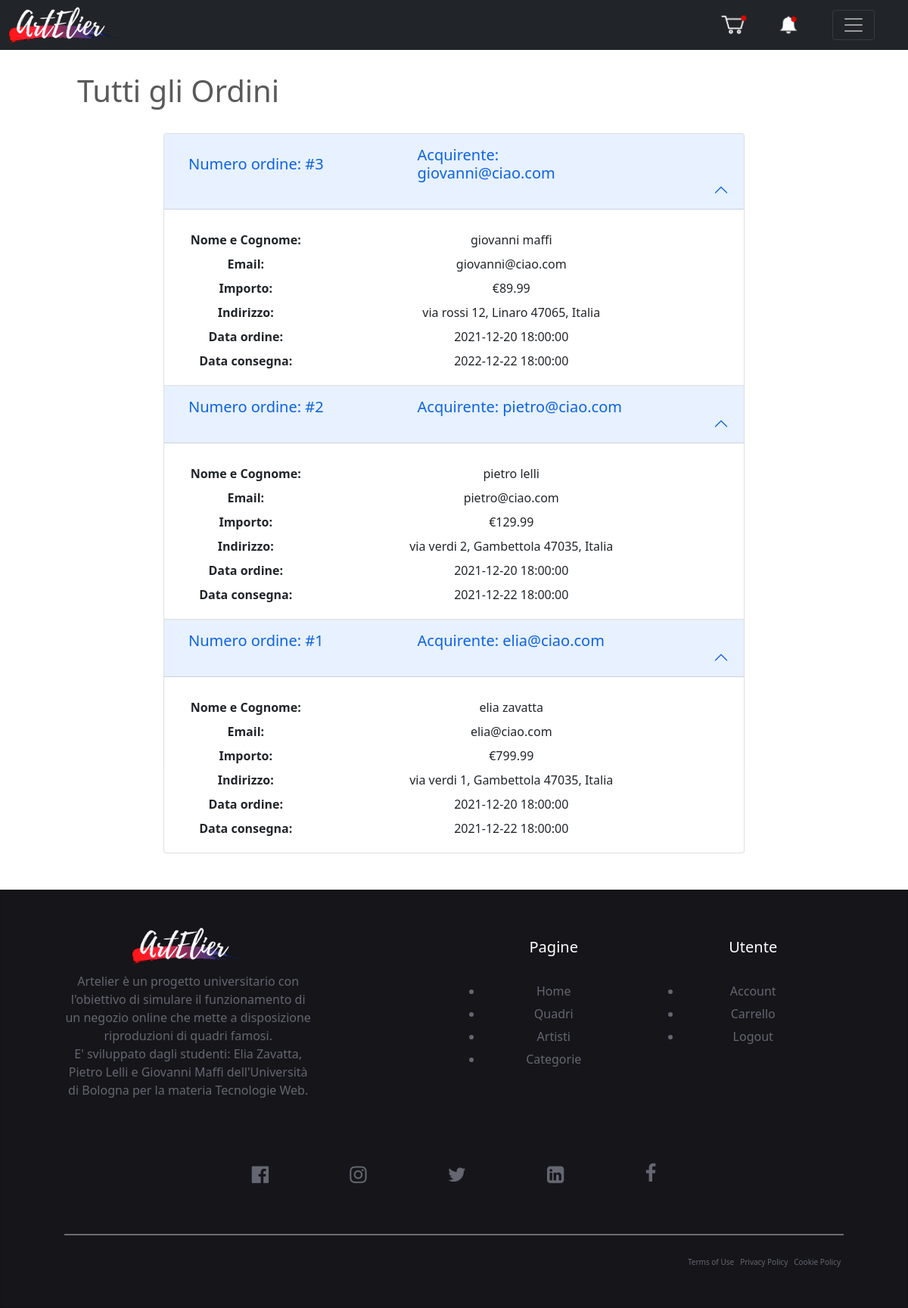
The app's page /Progetto/Php/archivio-admin-ordini.php (signed in) with its own data.
### tables this page shows
CREATE TABLE Ordine(
    codOrdine int PRIMARY KEY AUTO_INCREMENT,
	email varchar(50),
    dataOrdine datetime,
    dataConsegna datetime,
	arrivato boolean,
    importo float(7,2),
    FOREIGN KEY(email) REFERENCES Utente(email)
);

CREATE TABLE Utente(
    email varchar(50) PRIMARY KEY,
    passwordd varchar(250),
    nome varchar(50),
    cognome varchar(50),
    venditore boolean,
    indirizzo varchar(150),
	citta VARCHAR(50),
    paese varchar(50),
    cap int
);

### Progetto/Php/archivio-admin-ordini.php (called while the page is built)
<?php
require_once 'bootstrap.php';
$templateParams["utente"] = $dbh->getUtente($_SESSION['email']);
$templateParams["ordine"] = $dbh->getAllOrders();
if(isset($_SESSION['email'])){
    $templateParams["notifiche"] = $dbh->countNotifiche($_SESSION['email']);
    $templateParams["elemCarrello"]= $dbh->getNumberOfPortrait($_SESSION['email']);
}
require 'template/admin-ordini.php';
?>

### Progetto/Php/utils/function.php (called while the page is built, shortened)
<?php
function isUserLoggedIn(){
    return !empty($_SESSION['email']);
}
?>

### Progetto/Php/database.php (called while the page is built, shortened)
<?php
class DatabaseHelper{
    private $db;
    public function __construct($servername, $username, $password, $dbname, $port){
        $this->db = new mysqli($servername, $username, $password, $dbname, $port);
    }
    public function getNumberOfPortrait($email){
        $query = "SELECT COUNT(codCarrello) as numquadri FROM carrello WHERE email = ?";
        $stmt = $this->db->prepare($query);
        $stmt->bind_param('s',$email);
        $stmt->execute();
        $result = $stmt->get_result();
        return $result->fetch_all(MYSQLI_ASSOC);
    }
    public function getUtente($email){
        $query = "SELECT * FROM utente WHERE email = ?";
        $stmt = $this->db->prepare($query);
        $stmt->bind_param('s',$email);
        $stmt->execute();
        $result = $stmt->get_result();
        return $result->fetch_all(MYSQLI_ASSOC);
    }
    public function getAllOrders(){
        $query ="SELECT * From ordine, utente where ordine.email = utente.email ORDER BY codOrdine DESC";
        $stmt = $this->db->prepare($query);
        $stmt->execute();
        $result = $stmt->get_result();
        return $result->fetch_all(MYSQLI_ASSOC);
    }
    public function countNotifiche($email){
        $query ="SELECT COUNT(*) AS num FROM notifica WHERE email=? AND visualizzato = 0";
        $stmt = $this->db->prepare($query);
        $stmt->bind_param('s',$email);
        $stmt->execute();
        $result = $stmt->get_result();
        return $result->fetch_all(MYSQLI_ASSOC);
    }
}
?>

### Progetto/Php/bootstrap.php (called while the page is built, shortened)
<?php
require_once("utils/function.php");
require_once("database.php");
$dbh = new DatabaseHelper("localhost", "root", "", "artelier",3306);
?>

### Progetto/Php/template/admin-ordini.php (the view, shortened to what this page needs)
<!doctype html>
<html lang="it">
  <head>
	<link href="https://cdn.jsdelivr.net/npm/bootstrap@5.1.3/dist/css/bootstrap.min.css" rel="stylesheet">
  <link rel="stylesheet" href="https://cdnjs.cloudflare.com/ajax/libs/font-awesome/4.7.0/css/font-awesome.min.css">
    <link href="../Css/modificaArt.css" rel="stylesheet">
  </head>
  <body>
  <header>
      <div class="container-fluid" style="padding: 0px;">
        <div class="row">
          <div class="col-12">
            <nav class="navbar navbar-dark bg-dark fixed-top">
              <div class="col-4">
                <a href="./home2.php"><img src="../Immagini/logobiancocut.png" class="d-block" alt="..." style="margin-left: 10px; padding: 0px; width: 150px;"></a>
              </div>
              <div class="col-1 text-end">
              <?php if(isUserLoggedIn()): ?>
                <button class="btn btn-default" type="button">
                  <a href="./archivio-carrello.php">
                  <?php if($templateParams["elemCarrello"][0]["numquadri"]!=0):?>
                    <img src="../Immagini/cart2.png" alt="" style="height:30px"/>
                  <?php else:?>
                      <img src="../Immagini/cart.png" alt="" style="height:30px"/>
                  <?php endif?>
                  </a>
                  </button>
                  <?php endif?>
              </div>
                <div class="col-1 text-end" style="padding-right:30px">
                <?php if(isUserLoggedIn()): ?>
                  <button class="btn btn-default" type="button">
                  <a href="./archivio-notifiche.php">
                <?php if($templateParams["notifiche"][0]["num"]!=0):?>
                <img src="../Immagini/bell2.png" alt="" style="height:30px"/>
                <?php else:?>
                <img src="../Immagini/bell.png" alt="" style="height:30px"/>
                <?php endif?>
                </a>
                </button>
                <?php endif?>
            </div>
            <div class="col-1 text-start">
                <button class="navbar-toggler" type="button" data-bs-toggle="offcanvas" data-bs-target="#offcanvasNavbar" aria-controls="offcanvasNavbar">
                  <span class="navbar-toggler-icon"></span>
                </button>
              </div>
            </nav>
          </div>
        </div>
        </header>
    <?php if($_SESSION['email']==NULL || $templateParams["utente"][0]["venditore"]==0): ?>
      <h3> <br> <br><br><br> <br>  Non hai accesso a questa pagina.</h3>
    <?php else:?>
    <main>
    <div class="row">
          <div class="col-md-1"></div>
          <div class="col-md-10">
            <h1><br><br>Tutti gli Ordini</h1><br>
          </div>
    </div>
    <div class="row">
    <div class="col-md-2 col-0"></div>
    <div class="col-md-8 col-12 accordion px-4" id="diskAccordion">
        <?php foreach($templateParams["ordine"] as $ordine): ?>
            <div class="accordion-item">
                <h2 id="header<?php echo $ordine["codOrdine"]?>" class="accordion-header">
                <button class="accordion-button pt-3 row mx-0" type="button"  data-bs-target="#quadro<?php echo $ordine["codOrdine"]?>" aria-controls="quadro<?php echo $ordine["codOrdine"]?>">
                    <div class="col-5 ml-2">
                        <label>Numero ordine: #<?php echo $ordine["codOrdine"]?></label>
                    </div>
                    <div class="col-5">
                        <label>Acquirente: <?php echo $ordine["email"]?></label>
                    </div>
                </button>
                </h2>
                <div id="disk<?php echo $ordine["codOrdine"]?>"  aria-labelledby="heading<?php echo $ordine["codOrdine"]?>" data-bs-parent="#diskAccordion">
                  <div class="accordion-body row" id="modifyAccordion">
                    <div class="row mt-2">
                       <div class="col-12 text-center">
                            <table class="table table-sm table-borderless mb-0">
                              <tbody>
                                <tr>
                                  <th class="pl-0 w-25" scope="row">Nome e Cognome: </th>
                                  <td><?php echo $ordine["nome"]?> <?php echo $ordine["cognome"]?></td>
                                </tr>
                                <tr>
                                  <th class="pl-0 w-25" scope="row">Email: </th>
                                  <td><?php echo $ordine["email"]?></td>
                                </tr>
                                <tr>
                                  <th class="pl-0 w-25" scope="row">Importo:</th>
                                  <td> €<?php echo $ordine["importo"]?></td>
                                </tr>
                                <tr>
                                  <th class="pl-0 w-25" scope="row">Indirizzo: </th>
                                  <td><?php echo $ordine["indirizzo"]?>, <?php echo $ordine["citta"]?> <?php echo $ordine["cap"]?>, <?php echo $ordine["paese"]?> </td>
                                </tr>
                                <tr>
                                  <th class="pl-0 w-25" scope="row">Data ordine: </th>
                                  <td><?php echo $ordine["dataOrdine"]?> </td>
                                </tr>
                                <tr>
                                  <th class="pl-0 w-25" scope="row">Data consegna: </th>
                                  <td><?php echo $ordine["dataConsegna"]?> </td>
                                </tr>
                              </tbody>
                            </table>
                          </div>
                        </div>
                    </div>
                </div>
            </div>
        <?php endforeach; ?>
    </div>
</div>
    </main>
    <?php endif?>
  <div id="chisiamo" class="container-fluid mt-5" style="padding: 0px; text-align: center;">
    <div class="card" style="width: 100%;">
        <div class="row mb-4 ">
            <div class="col-md-4 ">
                <div class="footer-text">
                        <a href="./home2.php"> <img src="../Immagini/logobiancocut.png" alt="" style="max-height: 50px; margin-bottom: 10px;"></a>
                    <p class="card-text">Artelier è un progetto universitario con l'obiettivo di simulare il funzionamento di un negozio online che mette a disposizione riproduzioni di quadri famosi.<br>
                      E' sviluppato dagli studenti: Elia Zavatta, Pietro Lelli e Giovanni Maffi dell'Università di Bologna per la materia Tecnologie Web.</p>
                </div>
            </div>
            <div class="col-md-2"></div>
            <div class="col-md-3">
                <h5 class="heading" style="margin-top: 15px;">Pagine</h5>
                <ul>
                  <a href="./home2.php"><li>Home</li></a>
                  <a href="./archivio-quadri.php"><li>Quadri</li></a>
                  <a href="./archivio-artisti.php"><li>Artisti</li></a>
                  <a href="./archivio-Categorie.php"><li>Categorie</li></a>
                </ul>
            </div>
            <div class="col-md-3">
                <h5 class="heading" style="margin-top: 15px;">Utente</h5>
                <ul class="card-text">
                <?php if(isUserLoggedIn()): ?>
                    <a href="./utente2.php"><li>Account</li></a>
                    <a href="./archivio-carrello.php"><li>Carrello</li></a>
                    <a href="./logout.php"><li>Logout</li></a>
                    <?php else: ?>
                      <a href="./login.php"><li>Login</li></a>
                      <a href="./registrazione.php"><li>Registrazione</li></a>
                    <?php endif; ?>
                </ul>
            </div>
        </div>
        <div class="row">
          <div class="col-12">
            <div class="social mt-2 mb-3"> <i class="fa fa-facebook-official fa-lg"></i> <i class="fa fa-instagram fa-lg"></i> <i class="fa fa-twitter fa-lg"></i> <i class="fa fa-linkedin-square fa-lg"></i> <i class="fa fa-facebook"></i> </div>
          </div>
        </div>
        <div class="divider mb-4"> </div>
        <div class="row" style="font-size:10px;">
          <div class="col-md-6 col-sm-6 col-xs-6"></div>
          <div class="col-md-6 col-sm-6 col-xs-6">
            <div class="pull-right mr-4 d-flex policy">
              <div>Terms of Use</div>
              <div>Privacy Policy</div>
              <div>Cookie Policy</div>
            </div>
          </div>
        </div>
      </div>
    </div>
  </body>
</html>

### Progetto/Css/modificaArt.css (style rules this page uses)
body { color: #5a5a5a; }
label { font-size: 20px; }
.card { padding: 4% 7%; color: #646771; background-color: #16151a; border-radius: 0px }
ul { padding: 20px }
.card li { margin: 6px; }
.social>i { padding: 5%; font-size: 26px }
.policy>div { padding: 4px }
.divider { border-top: 2px solid rgba(189, 196, 203, 0.5); }
.footer-text > h1, h5 { color: #fff; }
.card a { text-decoration: none; color: #646771; }

### records on screen
ordine: codOrdine "3", email.email "giovanni@ciao.com", email.nome "giovanni", email.cognome "maffi", importo "89.99", email.indirizzo "via rossi 12", email.citta "Linaro", email.cap "47065", email.paese "Italia", dataOrdine "2021-12-20 18:00:00", dataConsegna "2022-12-22 18:00:00"
ordine: codOrdine "2", email.email "pietro@ciao.com", email.nome "pietro", email.cognome "lelli", importo "129.99", email.indirizzo "via verdi 2", email.citta "Gambettola", email.cap "47035", email.paese "Italia", dataOrdine "2021-12-20 18:00:00", dataConsegna "2021-12-22 18:00:00"
ordine: codOrdine "1", email.email "elia@ciao.com", email.nome "elia", email.cognome "zavatta", importo "799.99", email.indirizzo "via verdi 1", email.citta "Gambettola", email.cap "47035", email.paese "Italia", dataOrdine "2021-12-20 18:00:00", dataConsegna "2021-12-22 18:00:00"
